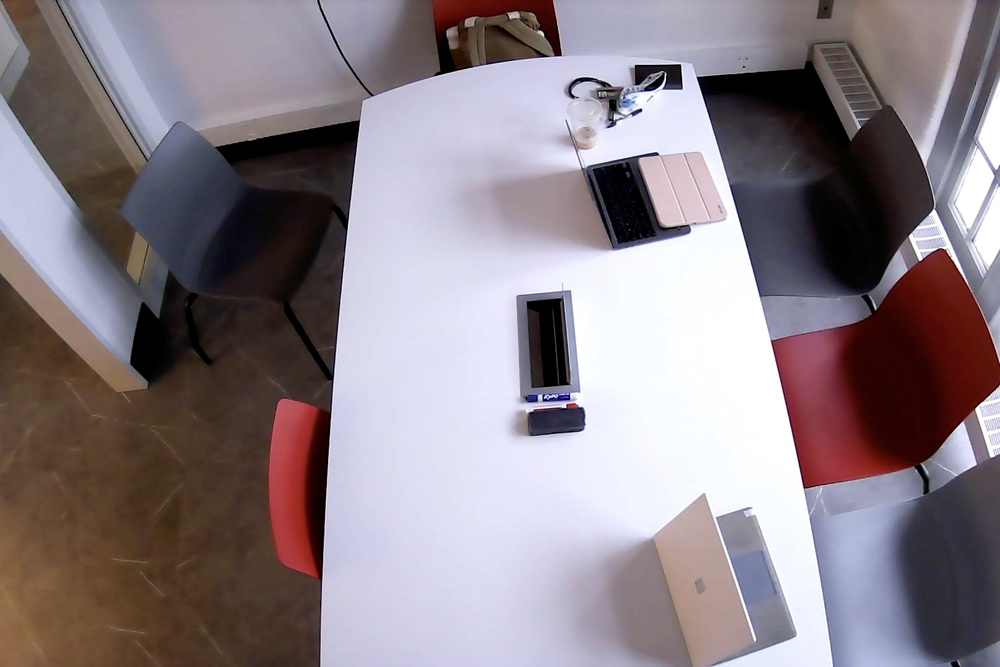
#> input picture Testing Images/Overhead #2.jpg, 1000 x 667 px, shrunk from 2824 x 1884 before the run, found by its file name
$ python preprocessimage_test.py
#> lines starting #> are read from the running program, lines starting #| are printed output that depends on the picture
#> further down, img is the input picture: shape (667, 1000, 3); mean B, G, R 136.1, 129.3, 139.9
### Application/preprocess_image.py
import numpy as np
import cv2 as cv
from matplotlib import pyplot as plt

#given and image, apply some image processing techniques
def preprocess(img):

    img = cv.cvtColor(img, cv.COLOR_BGR2GRAY)
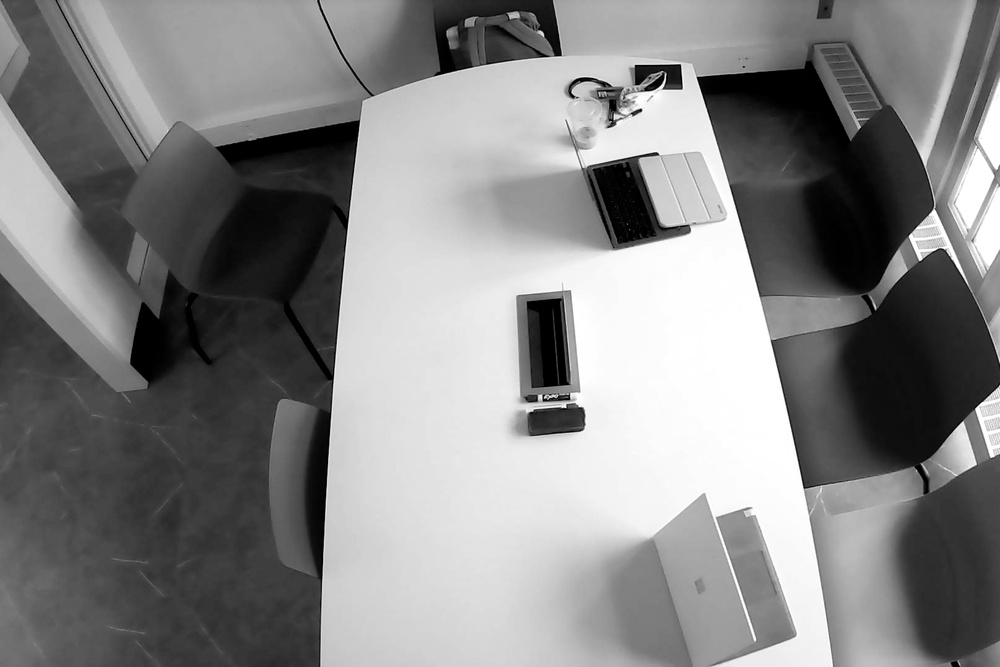
#> img: shape (667, 1000); min 0, max 255, mean 133.2
    clahe = cv.createCLAHE(clipLimit=2.0, tileGridSize=(8,8))
    img = clahe.apply(img)
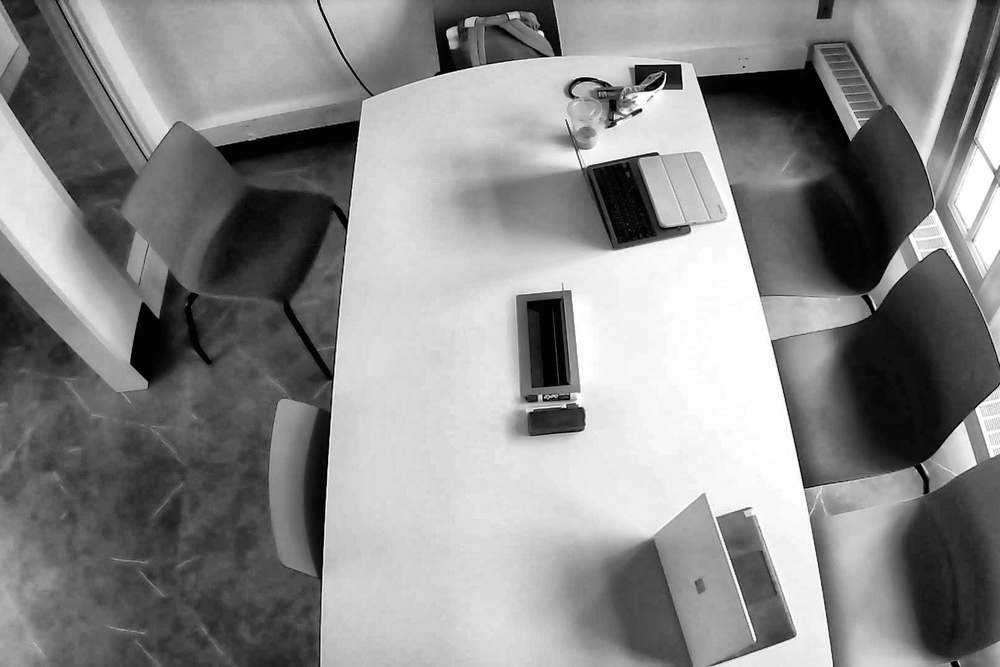
#> img: shape (667, 1000); min 0, max 255, mean 138.1

    #img = cv.convertScaleAbs(img, alpha=alpha, beta=beta)
    #img = cv.fastNlMeansDenoising(img,None,5,10,7,21)

    return img

### Application/logging/function_testing/preprocessimage_test.py
from preprocess_image import preprocess
import cv2
from matplotlib import pyplot as plt

#Basic Functionality Test
img = cv2.imread('/Users/mehargoli/Documents/College Work/18500/ScottySeat/Testing Images/Overhead #2.jpg')
out = preprocess(img)
plt.subplot(121),plt.imshow(img)
plt.subplot(122),plt.imshow(out)
plt.show()
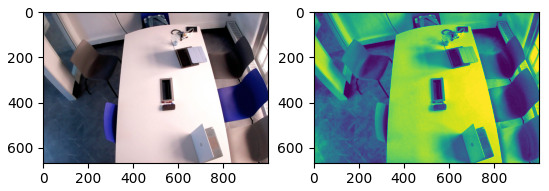
#> figure drawn by matplotlib, 2 panels; B, G, R data is drawn as R, G, B

$ run again, with Testing Images/Overhead #1.jpg copied over Testing Images/Overhead #2.jpg
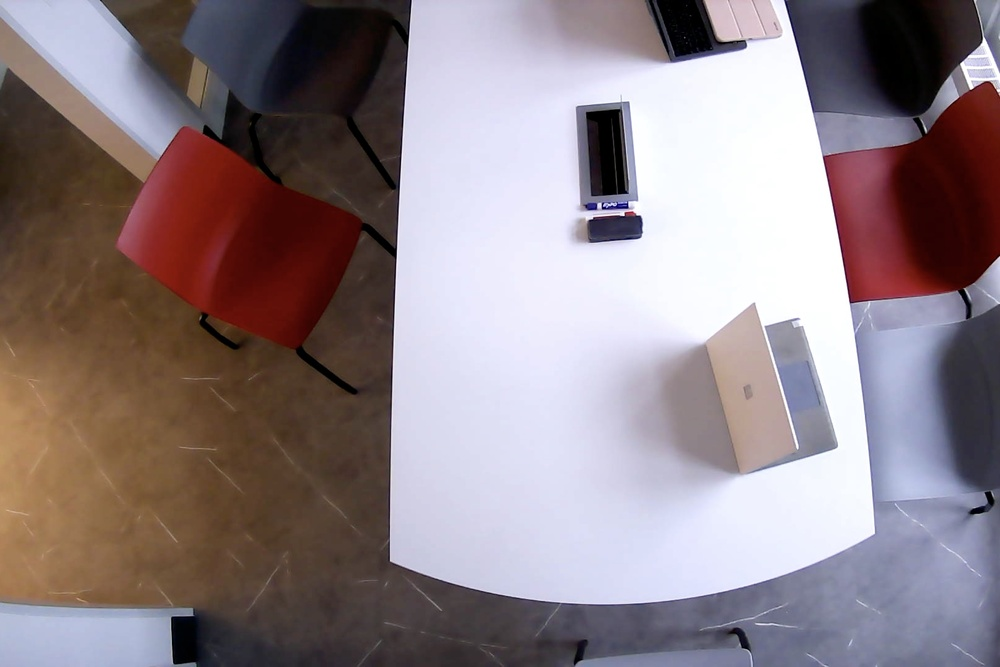
#> input picture Testing Images/Overhead #1.jpg, 1000 x 667 px, shrunk from 2824 x 1884 before the run, found by its file name
#> img is the input picture: shape (667, 1000, 3); mean B, G, R 135, 130.1, 143.2
#> in preprocess, `img = clahe.apply(img)`:
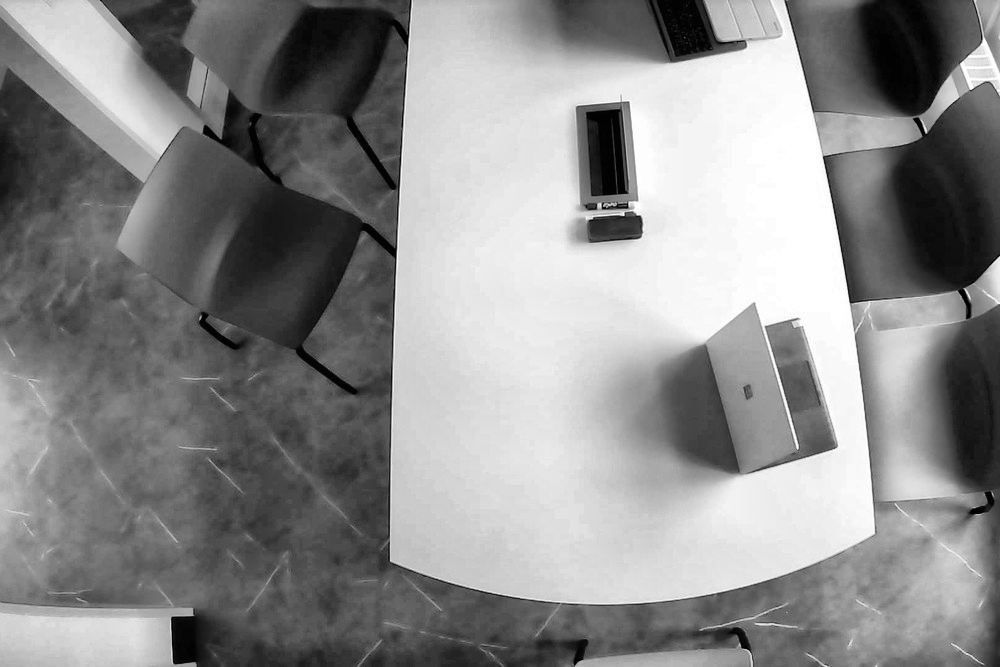
#> img: shape (667, 1000); min 0, max 255, mean 140
#> `plt.show()`:
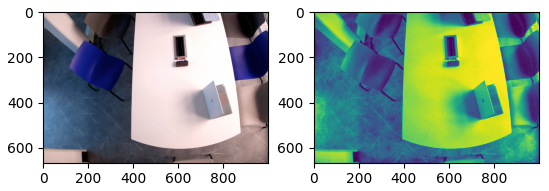
#> figure drawn by matplotlib, 2 panels; B, G, R data is drawn as R, G, B

$ run again, with Testing Images/Angled #2.jpg copied over Testing Images/Overhead #2.jpg
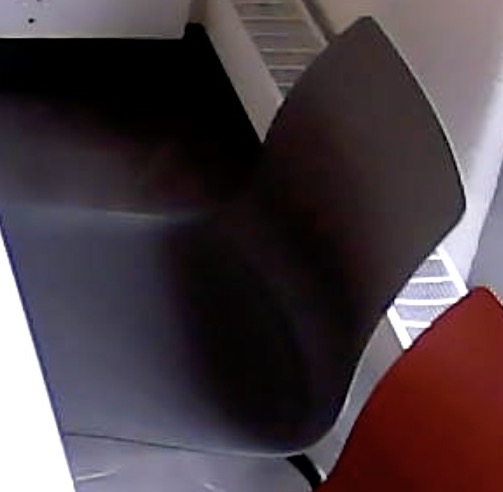
#> input picture Testing Images/Angled #2.jpg, 503 x 492 px, found by its file name
#> img is the input picture: shape (492, 503, 3); mean B, G, R 66.9, 61.4, 73.9
#> in preprocess, `img = clahe.apply(img)`:
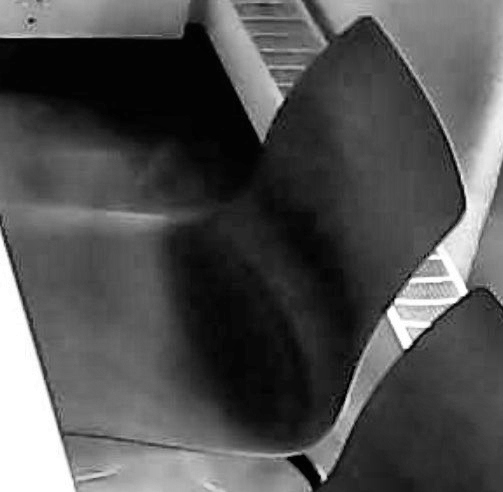
#> img: shape (492, 503); min 1, max 255, mean 81
#> `plt.show()`:
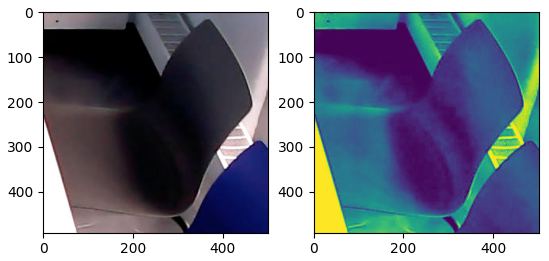
#> figure drawn by matplotlib, 2 panels; B, G, R data is drawn as R, G, B

$ run again, with Testing Images/123.jpeg copied over Testing Images/Overhead #2.jpg
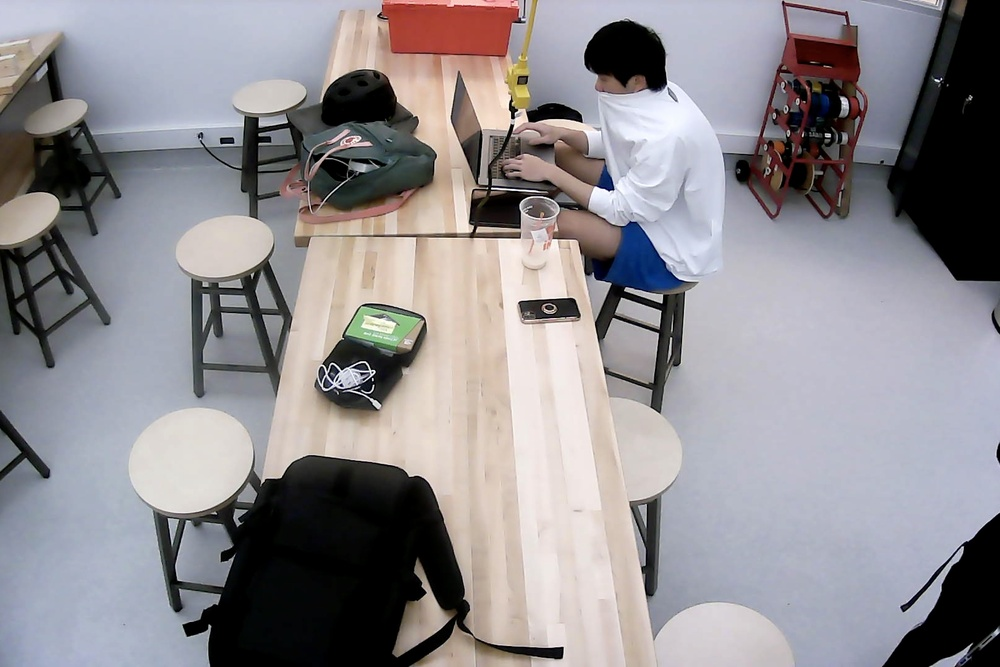
#> input picture Testing Images/123.jpeg, 1000 x 667 px, shrunk from 2824 x 1884 before the run, found by its file name
#> img is the input picture: shape (667, 1000, 3); mean B, G, R 143.8, 139.8, 143.3
#> in preprocess, `img = clahe.apply(img)`:
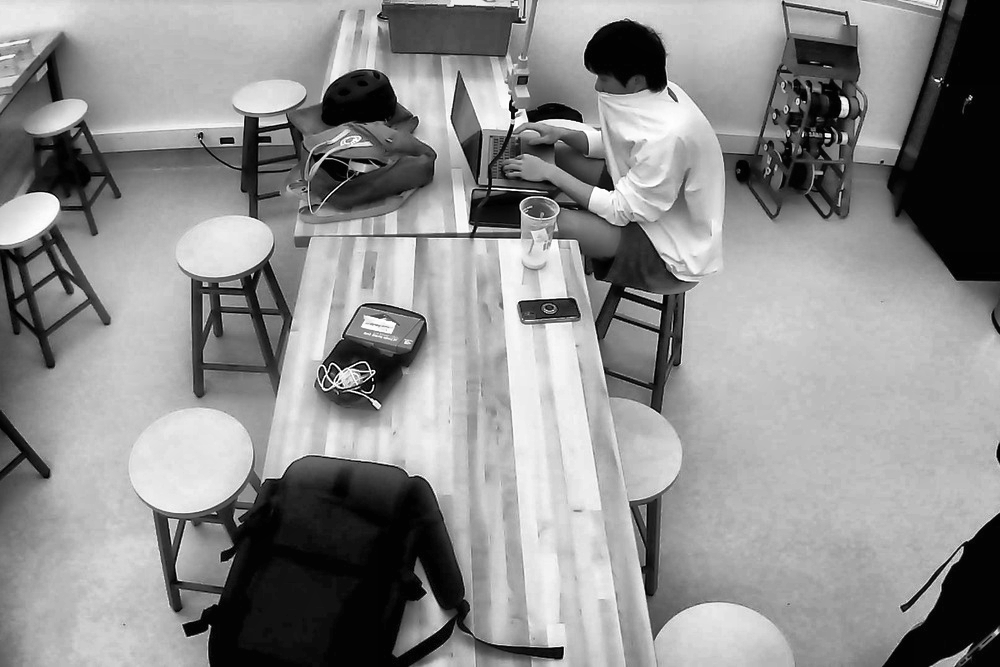
#> img: shape (667, 1000); min 0, max 255, mean 141.7
#> `plt.show()`:
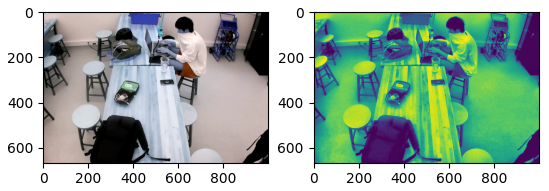
#> figure drawn by matplotlib, 2 panels; B, G, R data is drawn as R, G, B
